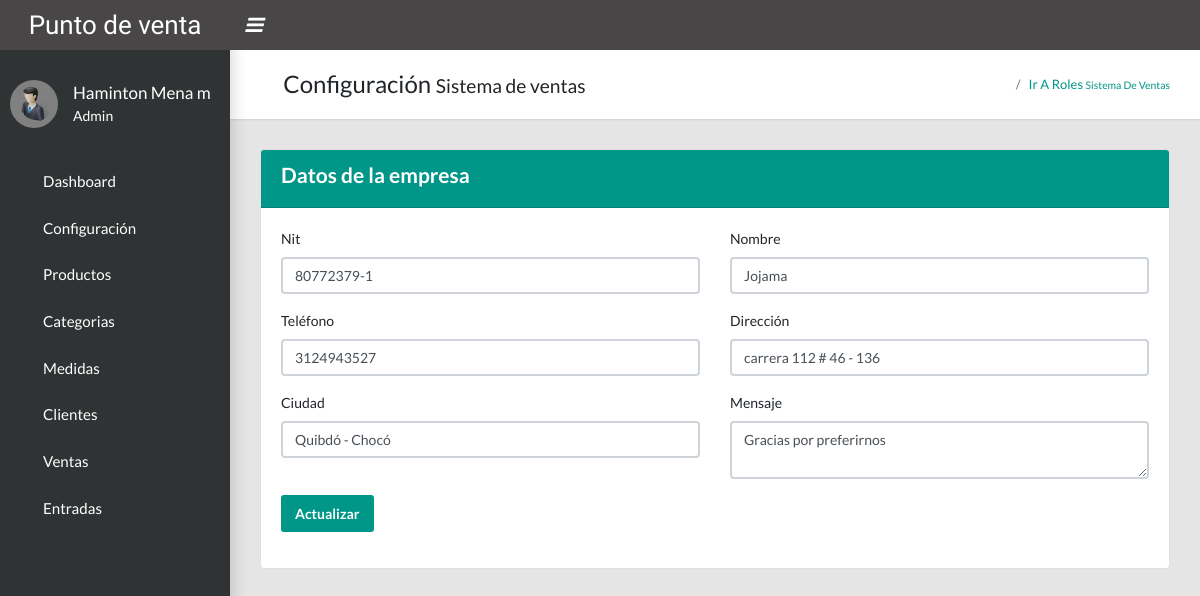
Before: /configuracion (signed in) with the older database file.
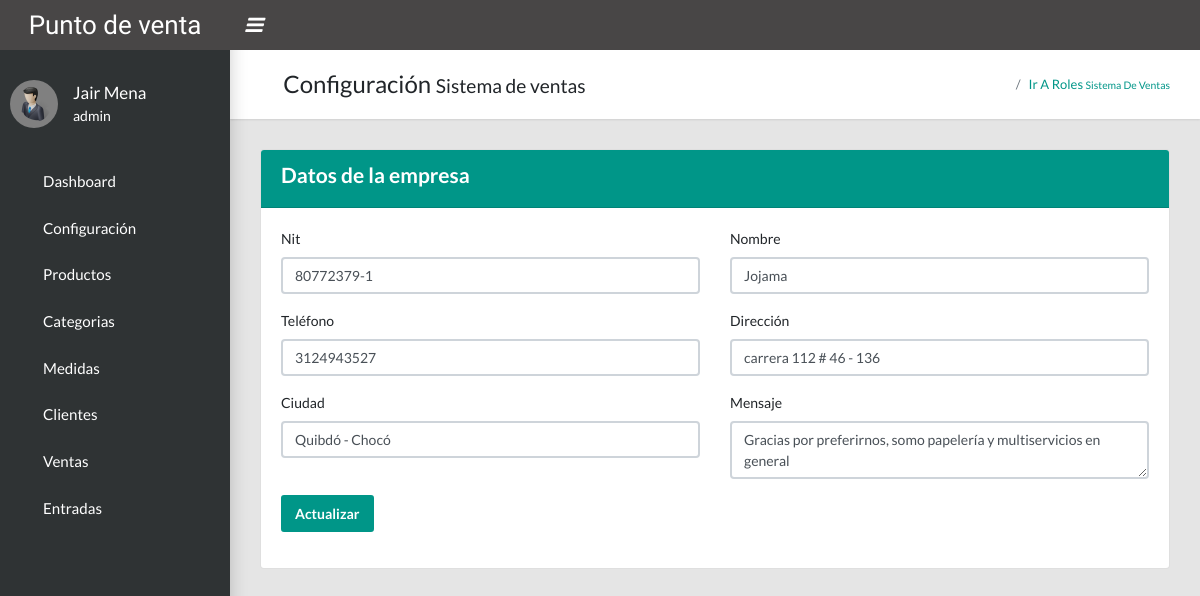
After: the same page with the newer database file.
### tables this page shows
CREATE TABLE `configuracion` (
  `id` int NOT NULL,
  `nit` varchar(20) NOT NULL,
  `nombre` varchar(200) NOT NULL,
  `telefono` varchar(15) NOT NULL,
  `direccion` varchar(200) NOT NULL,
  `ciudad` varchar(50) NOT NULL,
  `mensaje` varchar(200) NOT NULL
);

### Config/App/Controller.php (called while the page is built, shortened)
<?php
class Controller{
    public function cargarModel(){
        $model = get_class($this)."Model";
        $ruta = "Models/".$model.".php";
    }
}
?>

### Config/App/Conexion.php (called while the page is built)
<?php
class Conexion{
    private $conect;
    public function __construct(){
        $pdo = "mysql:host=".host.";dbname=".db.";.charset.";
        try {
            $this->conect = new PDO($pdo, user, pass);
            $this->conect->setAttribute(PDO::ATTR_ERRMODE, PDO::ERRMODE_EXCEPTION);
        } catch (PDOException $e) {
           echo "Error con la conexiÓn".$e->getMessage();
        }
    }
    public function conect(){
        return $this->conect;
    }
}
?>

### Config/App/Query.php (called while the page is built, shortened)
<?php
class Query extends Conexion{
  private $pdo, $con, $sql, $datos;
  public function __construct(){
    $this->pdo = new Conexion();
    $this->con = $this->pdo->conect();
  }
  public function select(string $sql){
    $this->sql = $sql;
    $result = $this->con->prepare($this->sql);
    $result->execute();
    $data = $result->fetch(PDO::FETCH_ASSOC);
    return $data;
  }
}
?>

### Config/App/Views.php (called while the page is built)
<?PHP
class Views{
    public function getView($controlador, $vista, $data = "")
    {
        $controlador = get_class($controlador);
        if($controlador == "Home"){
            $vista = "Views/".$vista.".php";
        }else{
            $vista = "Views/".$controlador."/".$vista.".php";
        }
        require $vista;
    }
}
?>

### Controllers/Configuracion.php (called while the page is built, shortened)
<?php
class Configuracion extends Controller{
    public function index(){
        $data = $this->model->getEmpresa();
        $this->views->getView($this, "configuracion", $data );
    }
}
?>

### Models/ConfiguracionModel.php (called while the page is built, shortened)
<?php
class ConfiguracionModel extends Query {
    public function getEmpresa() {
        $sql = 'SELECT * FROM configuracion';
        $data = $this->select( $sql );
        return $data;
    }
}
?>

### Views/Configuracion/configuracion.php (the view, shortened to what this page needs)
<?php
include 'Views/Templates/header_admin.php';
include 'Views/Templates/nav_admin.php';
include 'Views/Templates/body.php';
?>
<main class='app-content'>
    <div class='app-title'>
        <div>
            <h1><i class='fas fa-box'></i> Configuración <small>Sistema de ventas</small>
            </h1>
        </div>
        <ul class='app-breadcrumb breadcrumb'>
            <li class='breadcrumb-item'><i class='fa fa-home fa-lg'></i></li>
            <li class='breadcrumb-item'><a href='<?php echo base_url; ?>rol'>Ir a roles
                    <small>Sistema de ventas</small></a></li>
        </ul>
    </div>
    <div class="card">
        <div class="card-header bg-primary text-white">
            <h4>Datos de la empresa</h4>
        </div>
        <div class="card-body">
            <form id="frmEmpresa" method="post">
                <div class="row">
                <div class="col-md-6">
                        <div class="form-group">
                            <label for="nit">Nit</label>
                            <input type="text" name="nit" id="nit" class="form-control" placeholder="Nit empresa"
                                aria-describedby="helpId" value="<?php echo $data['nit'] ?>">
                        </div>
                    </div>
                    <div class="col-md-6">
                        <div class="form-group">
                            <label for="nombre">Nombre</label>
                            <input type="text" name="nombre" id="nombre" class="form-control valid validText"
                                placeholder="Nombre empresa" aria-describedby="helpId"
                                value="<?php echo $data['nombre'] ?>">
                        </div>
                    </div>
                    <div class="col-md-6">
                        <div class="form-group">
                            <label for="telefono">Teléfono</label>
                            <input type="text" name="telefono" id="telefono" class="form-control valid validNumber"
                                placeholder="Teléfono empresa" aria-describedby="helpId"
                                value="<?php echo $data['telefono'] ?>">
                        </div>
                    </div>
                    <div class="col-md-6">
                        <div class="form-group">
                            <label for="direccion">Dirección</label>
                            <input type="text" name="direccion" id="direccion" class="form-control "
                                placeholder="Dirección de empresa" aria-describedby="helpId"
                                value="<?php echo $data['direccion'] ?>">
                        </div>
                    </div>
                    <div class="col-md-6">
                        <div class="form-group">
                            <label for="ciudad">Ciudad</label>
                            <input type="text" name="ciudad" id="ciudad" class="form-control"
                                placeholder="Ciudad empresa" aria-describedby="helpId"
                                value="<?php echo $data['ciudad'] ?>">
                        </div>
                    </div>
                    <div class="col-md-6">
                        <div class="form-group">
                            <label for="mensaje">Mensaje</label>
                            <textarea name="mensaje" id="mensaje" class="form-control"
                                placeholder="Mensaje a mostrar en factura" 0
                                aria-describedby="helpId"><?php echo $data['mensaje'] ?></textarea>
                        </div>
                    </div>
                </div>
                <div class="form-group">
                        <button type='button' class='btn btn-primary' onclick="actualizarEmpresa(event)">Actualizar</button>
                    </div>
            </form>
        </div>
    </div>
</main>
<?php include 'Views/Templates/footer_admin.php';
?>

### index.php (shortened to what this page needs)
<?php
  $ruta = !empty($_GET['url']) ? $_GET['url'] : "Home/index";
  $array = explode("/", $ruta);
  $controller = $array[0];
  $metodo = "index";
  $parametro = "";
 $dirControllers = "Controllers/".$controller.".php";
 if(file_exists($dirControllers)){
    $controller = new $controller();
    if(method_exists($controller, $metodo)){
        $controller->$metodo($parametro);
    }else{
        echo"No existe el metodo";
    }
 }else{
    echo "No existe el controlador";
 }
?>

### Views/Templates/header_admin.php (shortened to what this page needs)
<!DOCTYPE html>
<html lang="en">
  <head>
    <link rel="stylesheet" type="text/css" href="<?php echo base_url; ?>Assets/Admin/css/main.css">
    <link rel="stylesheet" type="text/css" href="<?php echo base_url; ?>Assets/Admin/css/bootstrap-select.min.css">
    <link rel="stylesheet" type="text/css" href="<?php echo base_url; ?>Assets/Admin/js/datepicker/jquery-ui.min.css">
    <link rel="stylesheet" type="text/css" href="<?php echo base_url; ?>Assets/Admin/css/stylereal.css">
    <link rel="stylesheet" type="text/css" href="https://maxcdn.bootstrapcdn.com/font-awesome/4.7.0/css/font-awesome.min.css">
    <link rel="stylesheet" href="<?php echo base_url; ?>Assets/libreria/sweetalert2/dist/sweetalert2.min.css">
    </head>

### Views/Templates/nav_admin.php (shortened to what this page needs)
<aside class="app-sidebar">
  <div class="app-sidebar__user"><img class="app-sidebar__user-avatar" src="<?php echo base_url; ?>Assets/Admin/images/admin.png" alt="User Image">
    <div>
      <?php if(!empty($_SESSION['nombre']) || !empty($_SESSION['usuario'])){ ?>
      <p class="app-sidebar__user-name"><?= $_SESSION['nombre']?></p>
      <p class="app-sidebar__user-designation"><?= $_SESSION['usuario'];?></p>
      <?php }; ?>
    </div>
  </div>
  <ul class="app-menu">
     <li>
      <a class="app-menu__item" href="<?php echo base_url; ?>configuracion/dashboard">
      <i class="app-menu__icon fa fa-dashboard"></i>
        <span class="app-menu__label">Dashboard</span>
      </a>
    </li>
    <li class="treeview">
      <a class="app-menu__item" href="#" data-toggle="treeview">
      <i class="app-menu__icon fa fa-tools" aria-hidden="true"></i>
        <span class="app-menu__label"> Configuración</span>
          <i class="treeview-indicator fa fa-angle-right"></i>
      </a>
    </li>
    <li>
        <a class="app-menu__item"href="<?php echo base_url; ?>productos">
        <i class="app-menu__icon fa fa-product-hunt" aria-hidden="true"></i>
        <span class="app-menu__label">Productos</span></a>
    </li>
    <li>
        <a class="app-menu__item"href="<?php echo base_url; ?>categorias">
        <span class="app-menu__label">Categorias</span></a>
    </li>
    <li>
        <a class="app-menu__item"href="<?php echo base_url; ?>medidas">
        <i class="app-menu__icon fa fa-balance-scale-left" aria-hidden="true"></i>
        <span class="app-menu__label"> Medidas</span></a>
    </li>
    <li>
        <a class="app-menu__item"href="<?php echo base_url; ?>clientes">
        <i class="app-menu__icon fa fa-users" aria-hidden="true"></i>
        <span class="app-menu__label"> Clientes</span></a>
    </li>
     <li class="treeview">
      <a class="app-menu__item" href="#" data-toggle="treeview">
          <i class="app-menu__icon fa fa-shopping-cart" aria-hidden="true"></i>
          <span class="app-menu__label">Ventas</span>
          <i class="treeview-indicator fa fa-angle-right"></i>
      </a>
    </li>
    <li class="treeview">
      <a class="app-menu__item" href="#" data-toggle="treeview">
          <i class="app-menu__icon fa fa-bus" aria-hidden="true"></i>
          <span class="app-menu__label">Entradas</span>
          <i class="treeview-indicator fa fa-angle-right"></i>
      </a>
    </li>
  </ul>
</aside>

### Views/Templates/body.php (shortened to what this page needs)
<body class="app sidebar-mini">
 <header class="app-header"><a class="app-header__logo" href="<?php echo base_url; ?>dashboard">Punto de venta</a>
   <a class="app-sidebar__toggle" href="" data-toggle="sidebar" aria-label="Hide Sidebar"><i class="fad fa-bars"></i></a>
   <ul class="app-nav">
     <li class="dropdown"><a class="app-nav__item" href="#" data-toggle="dropdown" aria-label="Open Profile Menu"><i class="fa fa-user fa-lg"></i></a>
     </li>
   </ul>
 </header>

### Views/Templates/footer_admin.php (shortened to what this page needs)
</body>
</html>

### Assets/Admin/css/stylereal.css (style rules this page uses)
.app-sidebar__user-avatar { width: 48px; background: gray; padding: 6px; }
.app-sidebar__toggle { display: -webkit-flex; display: -moz-flex; display: -ms-flex; display: -o-flex; display: flex; justify-content: center; align-items: center; font-size: 15pt; }
.app-sidebar__toggle::before { display: none; }

Changed rows visible on the page:
changed configuracion "Jojama": mensaje "Gracias por preferirnos" → "Gracias por preferirnos, somo papelería y multiservicios en general"
Other visible differences:
$_SESSION['nombre']: "Haminton Mena m" → "Jair Mena"
$_SESSION['usuario']: "Admin" → "admin"
